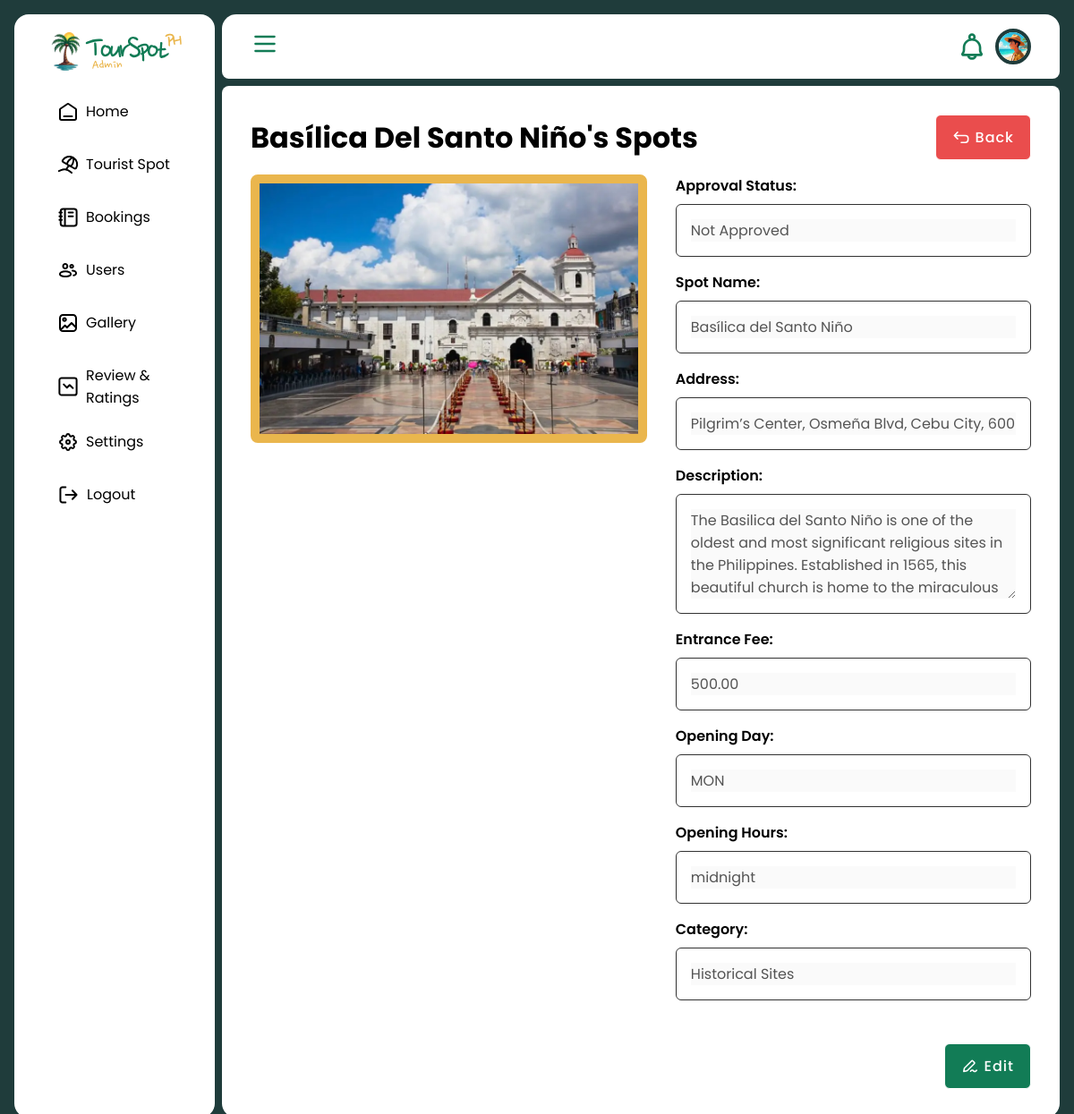
The page /ts-admin/touristspot/8/view on the database as committed earlier.
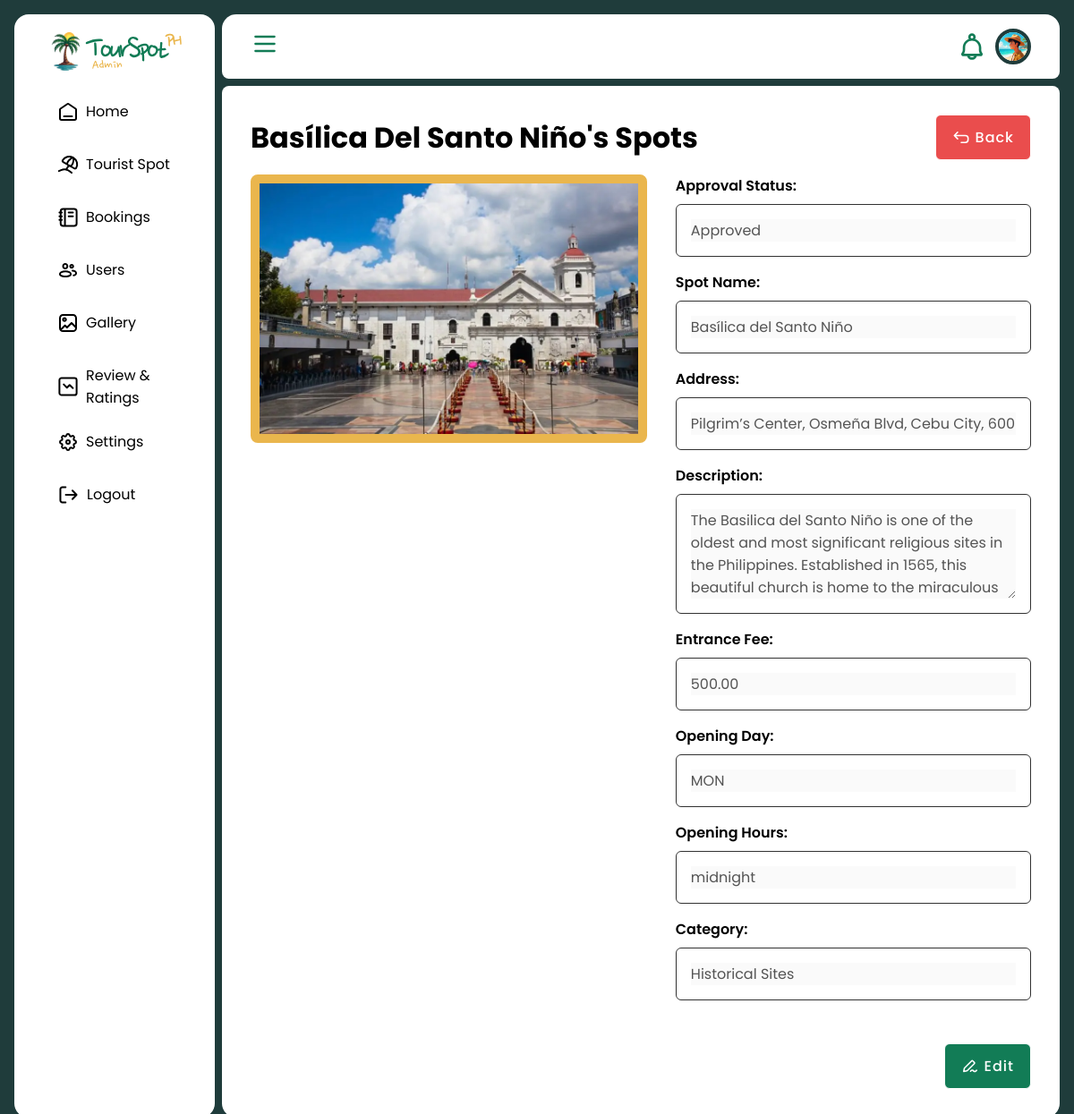
The same page on the database as committed later.
### booking/models.py (models this page shows, shortened)
class TouristSpot(models.Model):
    image = models.ImageField(upload_to='spots', blank=True, null=True, validators=[
            FileExtensionValidator(allowed_extensions=['jpg', 'jpeg', 'webp']),
            validate_image_size
        ])
    spotname = models.CharField(max_length=50, unique=True, blank=False)
    address = models.CharField(max_length=150, blank=False)
    description = models.TextField()
    entrancefee = models.DecimalField(max_digits=10, decimal_places=2, default=1)
    openingday = models.CharField(max_length=15, choices=days, default="MON")
    openinghours = models.TimeField(default='00:00:00')
    createdDate = models.DateTimeField(auto_now_add=True)
    category = models.ForeignKey(Category, on_delete=models.CASCADE)
    createdby = models.ForeignKey(CustomUser, on_delete=models.CASCADE)
    is_approved = models.BooleanField(default=False)

class Category(models.Model):
    name = models.CharField(max_length=50)
    parent = models.ForeignKey('self', null=True, blank=True, on_delete=models.CASCADE)
    def __str__(self):
        return self.name

### booking/views/adminViews.py (the view)
# urls.py: path('ts-admin/touristspot/<int:id>/view', adminViews.view_spot, name='view_spot'),
def view_spot(request, id):
    list = TouristSpot.objects.get(id=id)
    template = loader.get_template('admin/spot/view.html')
    context = {
        'list': list,
    }
    return HttpResponse(template.render(context, request))

### booking/templates/admin/spot/view.html (shortened to what this page needs)
{% extends 'admin/master-admin.html' %}
{% load static %}
{% block content %}
<div class="content_header">
    <h1> {{ list.spotname }}'s Spots </h1>
    <a href="{% url 'spot' %}" class="button-small-long button-clrprimary-wimg button-red"><img src="{% static 'icon/action-icons=back-01.svg' %}"><span> Back </span></a>
</div>
<div class="content_body">
    <div class="info-container">
        <div class="profile-section">
            {% if list.image.url != null %}
            <a href="{{ list.image.url }}">
            <img src="{{ list.image.url }}" class="profile-img">
            </a>
            {% else %}
            <img src="/media/spots/default-image.jpeg" class="profile-img">
            {% endif %}
        </div>
        <div class="details-section">
            <div class="form-container">
                <div class="input-group">
                    <label for="id_is_approved">Approval Status:</label>
                    <div class="input-container">
                        <input type="text" name="is_approved" id="id_is_approved" value="{% if list.is_approved %}Approved{% else %}Not Approved{% endif %}" disabled>
                    </div>
                </div>
                <div class="input-group">
                    <label for="id_spotname">Spot Name:</label>
                    <div class="input-container">
                        <input type="text" name="spotname" id="id_spotname" value="{{ list.spotname }}" disabled>
                    </div>
                </div>
                <div class="input-group">
                    <label for="id_address">Address:</label>
                    <div class="input-container">
                        <input type="text" name="address" id="id_address" value="{{ list.address }}" disabled>
                    </div>
                </div>
                <div class="input-group">
                    <label for="id_description">Description:</label>
                    <div class="input-container">
                        <textarea name="description" cols="40" rows="10" placeholder="Enter description " required="" id="id_description" style="height: 308px;" disabled>{{ list.description }}
                        </textarea>
                    </div>
                </div>
                <div class="input-group">
                    <label for="id_entrancefee">Entrance Fee:</label>
                    <div class="input-container">
                        <input type="text" name="entrancefee" id="id_entrancefee" value="{{ list.entrancefee }}" disabled>
                    </div>
                </div>
                <div class="input-group">
                    <label for="id_openingday">Opening Day:</label>
                    <div class="input-container">
                        <input type="text" name="openingday" id="id_openingday" value="{{ list.openingday }}" disabled>
                    </div>
                </div>
                <div class="input-group">
                    <label for="id_openinghours">Opening Hours:</label>
                    <div class="input-container">
                        <input type="text" name="openinghours" id="id_openinghours" value="{{ list.openinghours }}" disabled>
                    </div>
                </div>
                <div class="input-group">
                    <label for="id_category">Category:</label>
                    <div class="input-container">
                        <input type="text" name="category" id="id_category" value="{{ list.category }}" disabled>
                    </div>
                </div>
            </div>
            <div class="details-action">
                <a href="{% url 'edit_spot' list.id %}" class="button-small-long button-clrprimary-wimg"><img src="{% static 'icon/action-icons=edit-01.svg' %}"><span> Edit </span></a>
            </div>
        </div>
    </div>
</div>
{% endblock %}

Rows that differ between the two databases and show on the page:
changed TouristSpot "Basílica Del Santo Niño": is_approved "Not Approved" → "Approved"
